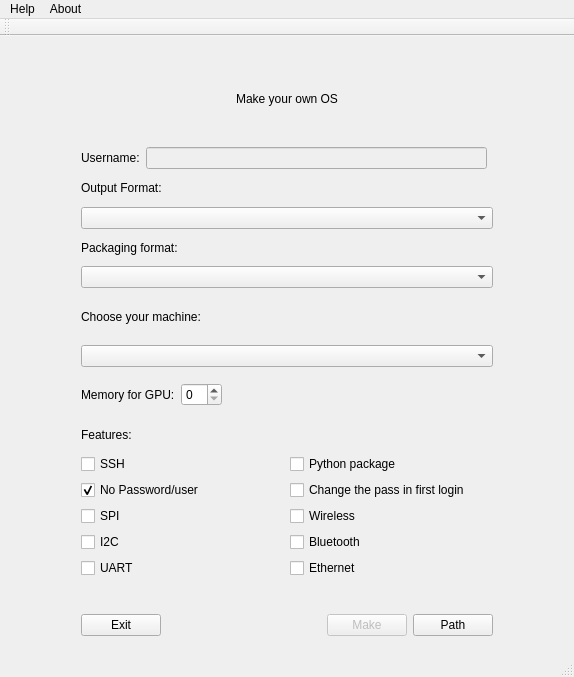
<?xml version="1.0" encoding="UTF-8"?>
<ui version="4.0">
 <class>MainWindow</class>
 <widget class="QMainWindow" name="MainWindow">
  <property name="geometry">
   <rect>
    <x>0</x>
    <y>0</y>
    <width>574</width>
    <height>677</height>
   </rect>
  </property>
  <property name="windowTitle">
   <string>Make your own SO</string>
  </property>
  <property name="windowIcon">
   <iconset resource="img.qrc">
    <normaloff>:/img/yocto-project-176x176.png</normaloff>:/img/yocto-project-176x176.png</iconset>
  </property>
  <widget class="QWidget" name="centralWidget">
   <widget class="QWidget" name="gridLayoutWidget_4">
    <property name="geometry">
     <rect>
      <x>10</x>
      <y>10</y>
      <width>554</width>
      <height>601</height>
     </rect>
    </property>
    <layout class="QGridLayout" name="gridLayout_4">
     <property name="sizeConstraint">
      <enum>QLayout::SetDefaultConstraint</enum>
     </property>
     <item row="1" column="0">
      <layout class="QGridLayout" name="gridLayout_6">
       <item row="4" column="3">
        <spacer name="horizontalSpacer_11">
         <property name="orientation">
          <enum>Qt::Horizontal</enum>
         </property>
         <property name="sizeType">
          <enum>QSizePolicy::Fixed</enum>
         </property>
         <property name="sizeHint" stdset="0">
          <size>
           <width>60</width>
           <height>20</height>
          </size>
         </property>
        </spacer>
       </item>
       <item row="3" column="1" colspan="2">
        <widget class="QLabel" name="label_5">
         <property name="text">
          <string>Packaging format:</string>
         </property>
        </widget>
       </item>
       <item row="4" column="1" colspan="2">
        <widget class="QComboBox" name="Pack_Format_ComboBox">
         <property name="editable">
          <bool>false</bool>
         </property>
        </widget>
       </item>
       <item row="4" column="0">
        <spacer name="horizontalSpacer_10">
         <property name="orientation">
          <enum>Qt::Horizontal</enum>
         </property>
         <property name="sizeType">
          <enum>QSizePolicy::Fixed</enum>
         </property>
         <property name="sizeHint" stdset="0">
          <size>
           <width>60</width>
           <height>20</height>
          </size>
         </property>
        </spacer>
       </item>
       <item row="2" column="1" colspan="2">
        <widget class="QComboBox" name="Output_combobox">
         <property name="editable">
          <bool>false</bool>
         </property>
        </widget>
       </item>
       <item row="1" column="1" colspan="2">
        <widget class="QLabel" name="label">
         <property name="text">
          <string>Output Format:</string>
         </property>
        </widget>
       </item>
      </layout>
     </item>
     <item row="6" column="0">
      <layout class="QGridLayout" name="gridLayout_5">
       <item row="2" column="2">
        <spacer name="horizontalSpacer_7">
         <property name="orientation">
          <enum>Qt::Horizontal</enum>
         </property>
         <property name="sizeType">
          <enum>QSizePolicy::Fixed</enum>
         </property>
         <property name="sizeHint" stdset="0">
          <size>
           <width>160</width>
           <height>20</height>
          </size>
         </property>
        </spacer>
       </item>
       <item row="2" column="5">
        <spacer name="horizontalSpacer_9">
         <property name="orientation">
          <enum>Qt::Horizontal</enum>
         </property>
         <property name="sizeType">
          <enum>QSizePolicy::Fixed</enum>
         </property>
         <property name="sizeHint" stdset="0">
          <size>
           <width>60</width>
           <height>20</height>
          </size>
         </property>
        </spacer>
       </item>
       <item row="2" column="0">
        <spacer name="horizontalSpacer_8">
         <property name="orientation">
          <enum>Qt::Horizontal</enum>
         </property>
         <property name="sizeType">
          <enum>QSizePolicy::Fixed</enum>
         </property>
         <property name="sizeHint" stdset="0">
          <size>
           <width>60</width>
           <height>20</height>
          </size>
         </property>
        </spacer>
       </item>
       <item row="0" column="1">
        <spacer name="verticalSpacer_5">
         <property name="orientation">
          <enum>Qt::Vertical</enum>
         </property>
         <property name="sizeType">
          <enum>QSizePolicy::Fixed</enum>
         </property>
         <property name="sizeHint" stdset="0">
          <size>
           <width>20</width>
           <height>15</height>
          </size>
         </property>
        </spacer>
       </item>
       <item row="2" column="4">
        <widget class="QPushButton" name="pushButton_3">
         <property name="text">
          <string>Path</string>
         </property>
        </widget>
       </item>
       <item row="2" column="3">
        <widget class="QPushButton" name="pushButton_2">
         <property name="enabled">
          <bool>false</bool>
         </property>
         <property name="text">
          <string>Make</string>
         </property>
        </widget>
       </item>
       <item row="2" column="1">
        <widget class="QPushButton" name="pushButton">
         <property name="text">
          <string>Exit</string>
         </property>
        </widget>
       </item>
      </layout>
     </item>
     <item row="0" column="0">
      <layout class="QGridLayout" name="gridLayout">
       <item row="1" column="1" colspan="3">
        <widget class="QLabel" name="label_4">
         <property name="enabled">
          <bool>true</bool>
         </property>
         <property name="lineWidth">
          <number>1</number>
         </property>
         <property name="text">
          <string>Make your own OS</string>
         </property>
         <property name="textFormat">
          <enum>Qt::AutoText</enum>
         </property>
         <property name="scaledContents">
          <bool>false</bool>
         </property>
         <property name="alignment">
          <set>Qt::AlignCenter</set>
         </property>
         <property name="textInteractionFlags">
          <set>Qt::NoTextInteraction</set>
         </property>
        </widget>
       </item>
       <item row="4" column="0">
        <spacer name="horizontalSpacer">
         <property name="orientation">
          <enum>Qt::Horizontal</enum>
         </property>
         <property name="sizeType">
          <enum>QSizePolicy::Fixed</enum>
         </property>
         <property name="sizeHint" stdset="0">
          <size>
           <width>60</width>
           <height>20</height>
          </size>
         </property>
        </spacer>
       </item>
       <item row="4" column="5">
        <spacer name="horizontalSpacer_2">
         <property name="orientation">
          <enum>Qt::Horizontal</enum>
         </property>
         <property name="sizeType">
          <enum>QSizePolicy::Fixed</enum>
         </property>
         <property name="sizeHint" stdset="0">
          <size>
           <width>60</width>
           <height>20</height>
          </size>
         </property>
        </spacer>
       </item>
       <item row="4" column="1">
        <widget class="QLabel" name="label_6">
         <property name="enabled">
          <bool>true</bool>
         </property>
         <property name="text">
          <string>Username:</string>
         </property>
        </widget>
       </item>
       <item row="4" column="2">
        <widget class="QLineEdit" name="lineEdit">
         <property name="enabled">
          <bool>false</bool>
         </property>
        </widget>
       </item>
      </layout>
     </item>
     <item row="4" column="0">
      <layout class="QGridLayout" name="gridLayout_3">
       <item row="3" column="3">
        <spacer name="horizontalSpacer_6">
         <property name="orientation">
          <enum>Qt::Horizontal</enum>
         </property>
         <property name="sizeType">
          <enum>QSizePolicy::Fixed</enum>
         </property>
         <property name="sizeHint" stdset="0">
          <size>
           <width>60</width>
           <height>20</height>
          </size>
         </property>
        </spacer>
       </item>
       <item row="4" column="2">
        <widget class="QCheckBox" name="Wifi_checkbox">
         <property name="text">
          <string>Wireless</string>
         </property>
        </widget>
       </item>
       <item row="0" column="0">
        <spacer name="horizontalSpacer_5">
         <property name="orientation">
          <enum>Qt::Horizontal</enum>
         </property>
         <property name="sizeType">
          <enum>QSizePolicy::Fixed</enum>
         </property>
         <property name="sizeHint" stdset="0">
          <size>
           <width>60</width>
           <height>20</height>
          </size>
         </property>
        </spacer>
       </item>
       <item row="5" column="1">
        <widget class="QCheckBox" name="i2c_checkbox">
         <property name="text">
          <string>I2C</string>
         </property>
        </widget>
       </item>
       <item row="3" column="2">
        <widget class="QCheckBox" name="ChangePass_checkbox">
         <property name="text">
          <string>Change the pass in first login</string>
         </property>
        </widget>
       </item>
       <item row="5" column="2">
        <widget class="QCheckBox" name="USB_CheckBox">
         <property name="text">
          <string>Bluetooth</string>
         </property>
        </widget>
       </item>
       <item row="2" column="1">
        <widget class="QCheckBox" name="SSH_CheckBox">
         <property name="text">
          <string>SSH</string>
         </property>
        </widget>
       </item>
       <item row="6" column="1">
        <widget class="QCheckBox" name="UART_CheckBox">
         <property name="text">
          <string>UART</string>
         </property>
        </widget>
       </item>
       <item row="2" column="2">
        <widget class="QCheckBox" name="u_boot_checkbox">
         <property name="enabled">
          <bool>true</bool>
         </property>
         <property name="text">
          <string>Python package</string>
         </property>
        </widget>
       </item>
       <item row="0" column="1" rowspan="2">
        <widget class="QLabel" name="label_3">
         <property name="text">
          <string>Features:</string>
         </property>
        </widget>
       </item>
       <item row="3" column="1">
        <widget class="QCheckBox" name="No_password_checkbox">
         <property name="text">
          <string>No Password/user</string>
         </property>
         <property name="checked">
          <bool>true</bool>
         </property>
        </widget>
       </item>
       <item row="6" column="2">
        <widget class="QCheckBox" name="RPI_Logo_CheckBox">
         <property name="text">
          <string>Ethernet</string>
         </property>
        </widget>
       </item>
       <item row="4" column="1">
        <widget class="QCheckBox" name="SPI_Checkbox">
         <property name="text">
          <string>SPI</string>
         </property>
        </widget>
       </item>
      </layout>
     </item>
     <item row="5" column="0">
      <spacer name="verticalSpacer_4">
       <property name="orientation">
        <enum>Qt::Vertical</enum>
       </property>
       <property name="sizeType">
        <enum>QSizePolicy::Fixed</enum>
       </property>
       <property name="sizeHint" stdset="0">
        <size>
         <width>20</width>
         <height>15</height>
        </size>
       </property>
      </spacer>
     </item>
     <item row="2" column="0">
      <layout class="QGridLayout" name="gridLayout_2">
       <item row="1" column="1">
        <widget class="QComboBox" name="Machine_combobox">
         <property name="editable">
          <bool>false</bool>
         </property>
        </widget>
       </item>
       <item row="5" column="0">
        <spacer name="horizontalSpacer_4">
         <property name="orientation">
          <enum>Qt::Horizontal</enum>
         </property>
         <property name="sizeType">
          <enum>QSizePolicy::Fixed</enum>
         </property>
         <property name="sizeHint" stdset="0">
          <size>
           <width>60</width>
           <height>20</height>
          </size>
         </property>
        </spacer>
       </item>
       <item row="5" column="2">
        <spacer name="horizontalSpacer_3">
         <property name="orientation">
          <enum>Qt::Horizontal</enum>
         </property>
         <property name="sizeType">
          <enum>QSizePolicy::Fixed</enum>
         </property>
         <property name="sizeHint" stdset="0">
          <size>
           <width>60</width>
           <height>20</height>
          </size>
         </property>
        </spacer>
       </item>
       <item row="5" column="1">
        <layout class="QGridLayout" name="gridLayout_7">
         <item row="0" column="0">
          <widget class="QLabel" name="label_7">
           <property name="text">
            <string>Memory for GPU:</string>
           </property>
          </widget>
         </item>
         <item row="0" column="1">
          <widget class="QSpinBox" name="GPU_Spinbox"/>
         </item>
         <item row="0" column="2">
          <spacer name="horizontalSpacer_12">
           <property name="orientation">
            <enum>Qt::Horizontal</enum>
           </property>
           <property name="sizeHint" stdset="0">
            <size>
             <width>40</width>
             <height>20</height>
            </size>
           </property>
          </spacer>
         </item>
        </layout>
       </item>
       <item row="0" column="1">
        <widget class="QLabel" name="label_2">
         <property name="text">
          <string>Choose your machine:</string>
         </property>
        </widget>
       </item>
       <item row="2" column="1">
        <spacer name="verticalSpacer">
         <property name="orientation">
          <enum>Qt::Vertical</enum>
         </property>
         <property name="sizeType">
          <enum>QSizePolicy::Fixed</enum>
         </property>
         <property name="sizeHint" stdset="0">
          <size>
           <width>5</width>
           <height>10</height>
          </size>
         </property>
        </spacer>
       </item>
      </layout>
     </item>
     <item row="3" column="0">
      <spacer name="verticalSpacer_2">
       <property name="orientation">
        <enum>Qt::Vertical</enum>
       </property>
       <property name="sizeType">
        <enum>QSizePolicy::Fixed</enum>
       </property>
       <property name="sizeHint" stdset="0">
        <size>
         <width>5</width>
         <height>10</height>
        </size>
       </property>
      </spacer>
     </item>
    </layout>
   </widget>
  </widget>
  <widget class="QMenuBar" name="menuBar">
   <property name="geometry">
    <rect>
     <x>0</x>
     <y>0</y>
     <width>574</width>
     <height>22</height>
    </rect>
   </property>
   <widget class="QMenu" name="menuHelp">
    <property name="title">
     <string>Help</string>
    </property>
   </widget>
   <widget class="QMenu" name="menuAbout">
    <property name="title">
     <string>About</string>
    </property>
   </widget>
   <addaction name="menuHelp"/>
   <addaction name="menuAbout"/>
  </widget>
  <widget class="QToolBar" name="mainToolBar">
   <attribute name="toolBarArea">
    <enum>TopToolBarArea</enum>
   </attribute>
   <attribute name="toolBarBreak">
    <bool>false</bool>
   </attribute>
  </widget>
  <widget class="QStatusBar" name="statusBar"/>
 </widget>
 <layoutdefault spacing="6" margin="11"/>
 <resources>
  <include location="img.qrc"/>
 </resources>
 <connections/>
</ui>
